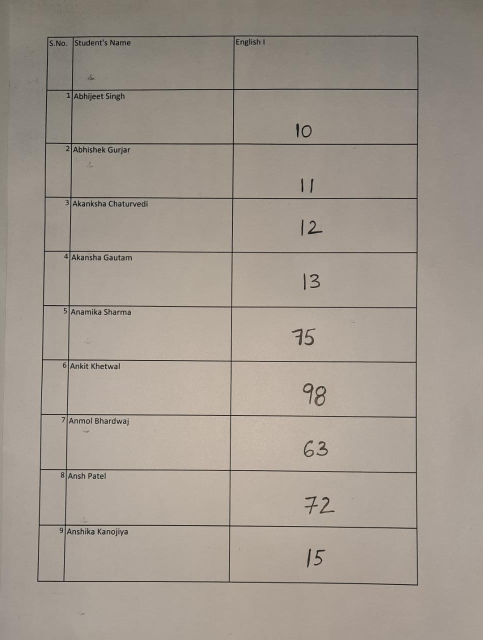
#> input picture division/new.jpeg, 966 x 1280 px, found by its file name (shown at 1/2 size)
$ jupyter execute image_division.ipynb
#> lines starting #> are read from the running program, lines starting #| are printed output that depends on the picture; after the words box and inside, x2 and y2 are one past the last pixel; in counts of white or black regions, pixels touching at a corner belong together
[cell 1]
from PIL import Image
from pylab import *
import PIL.ImageOps
from PIL import Image

[cell 2]
full=Image.open('new.jpeg')
#> full is the input picture: PIL image 966x1280 RGB; mean R, G, B 161.6, 152.2, 142
full = full.resize((750,1000))
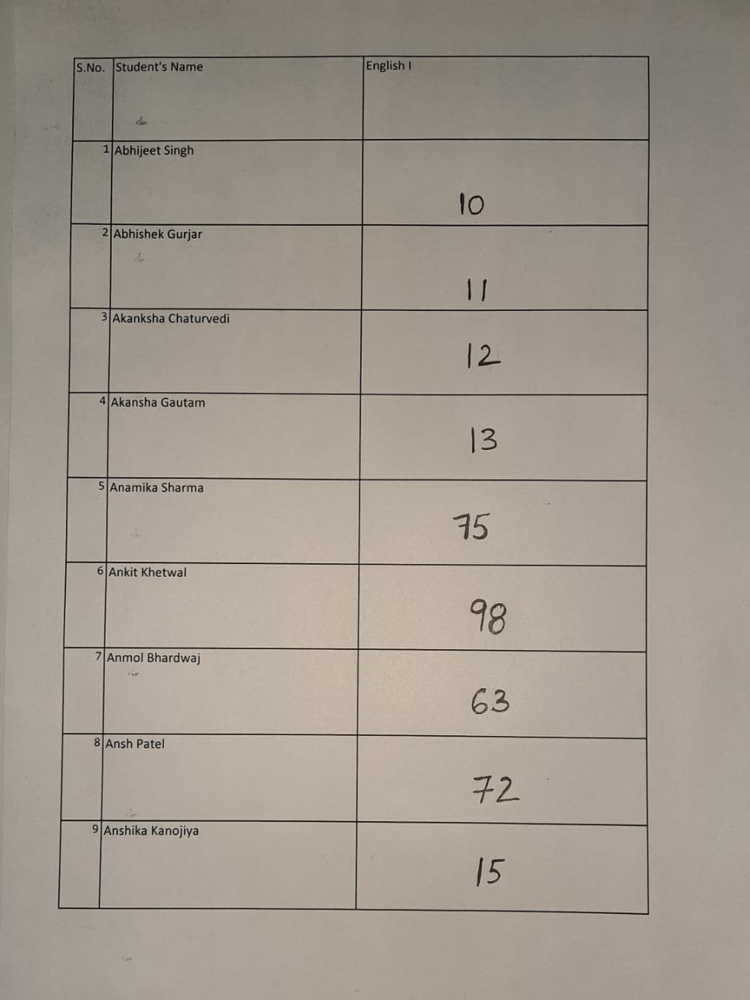
#> full: PIL image 750x1000 RGB; mean R, G, B 161.6, 152.2, 142
full.size
full=array(full)
# print(full)
# print(img.shape)
# print(full.size)
print(full.size) #750,1000
#| 2250000
if(full.size>=750000):
  full=full[0:1000,0:750,0:1]
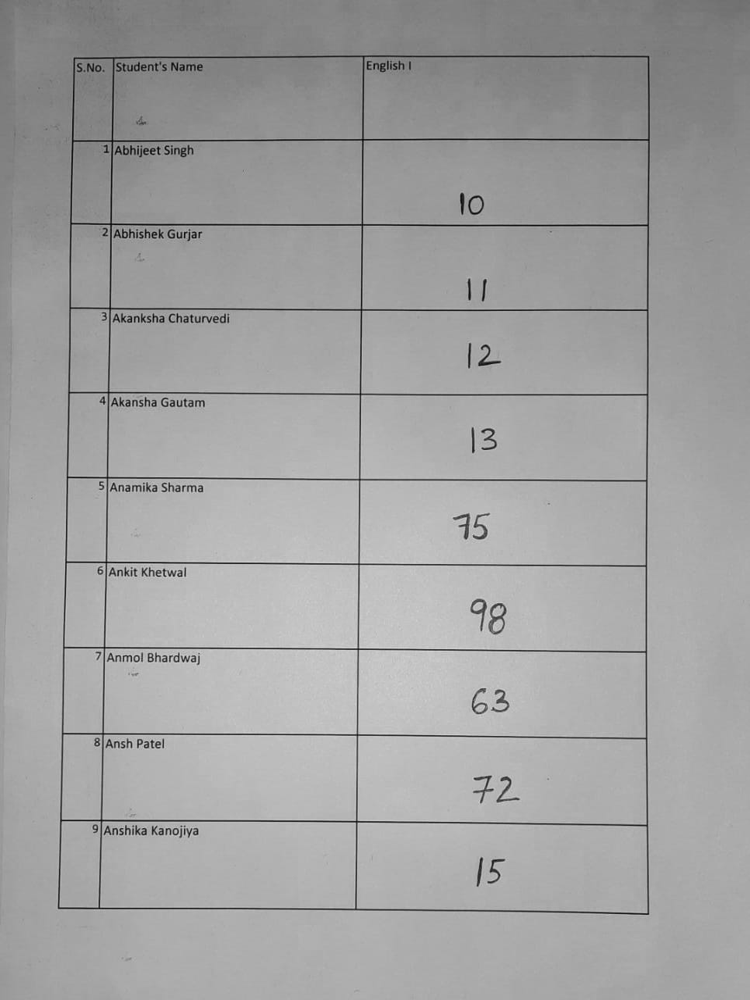
#> full: shape (1000, 750, 1); min 4, max 218, mean 161.6
print(full.shape)
#| (1000, 750, 1)
print(full.size)
#| 750000
full=full.reshape((-1,750000))
full=(full-np.min(full))
full=full/np.max(full)
full=full*255
full=np.where(full<100, 0, full)
full=np.where(full>=100, 255, full)
pixels=full.reshape((1000,750))
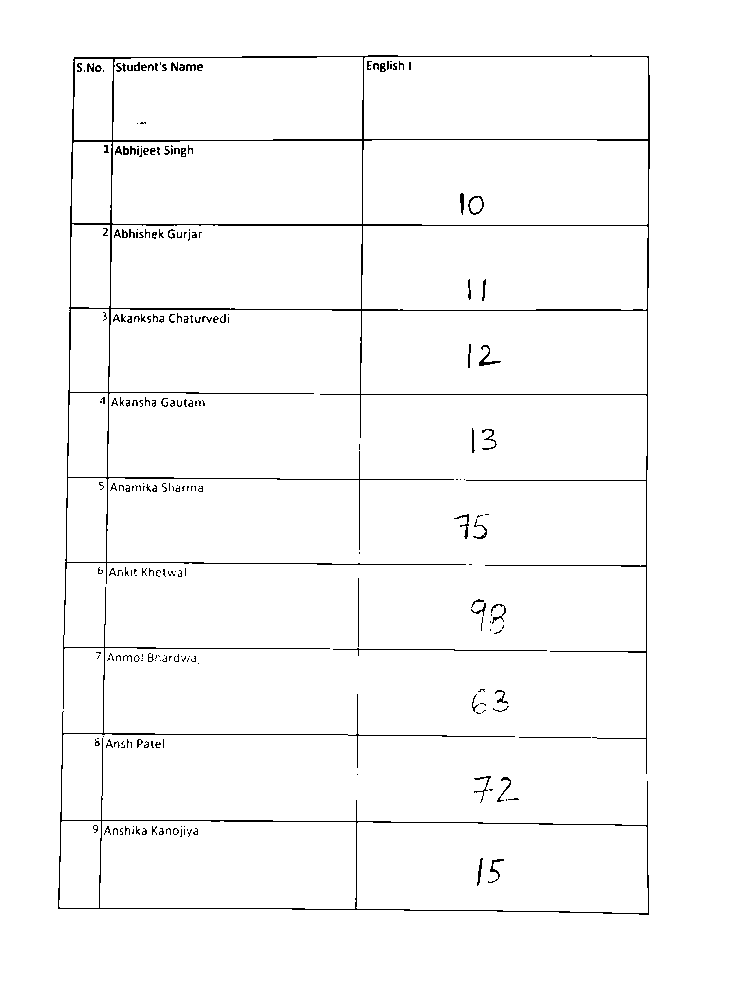
#> pixels: shape (1000, 750) float64; 97.9% white; black in thin lines or dots, all inside (x1, y1, x2, y2) = (58, 55, 650, 915)
plt.imshow(pixels)
plt.show()
print(pixels.shape)
#| (1000, 750)
pixels2=pixels

[cell 3]
###########-------- Removing top, bottom, left and right white spaces from photograph ------------#############
pixels=pixels2
row_sums = pixels.sum(axis=1)
#> row_sums = 1000 values, max 191250 at index 0, min 71400 at index 225, mean 187175.9
column_sums = pixels.sum(axis=0)
#> column_sums = 750 values, max 255000 at index 0, min 166260 at index 647, mean 249567.8
# print(pixels.shape)
while average(pixels[0])>240:
  pixels = np.delete(pixels, 0, 0) #delete top white space
#> this loop made 56 passes
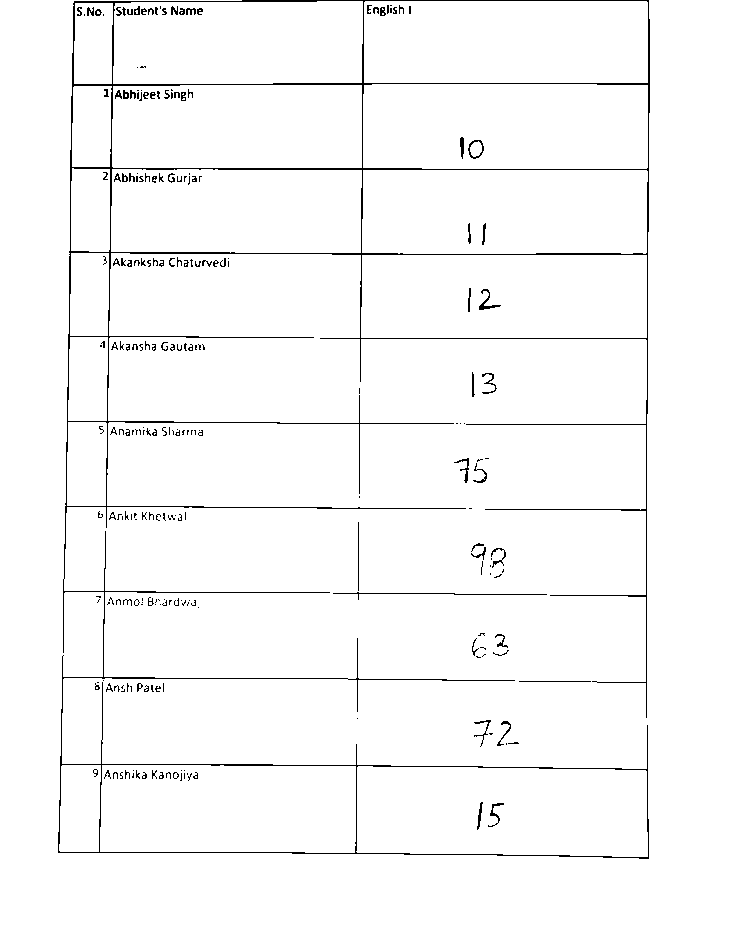
#> pixels: shape (944, 750) float64; 97.7% white; black in thin lines or dots, all inside (x1, y1, x2, y2) = (58, 0, 650, 859)
while average(pixels[pixels.shape[0]-1])>240:
  pixels = np.delete(pixels, pixels.shape[0]-1, 0) #delete bottom white space
#> this loop made 86 passes
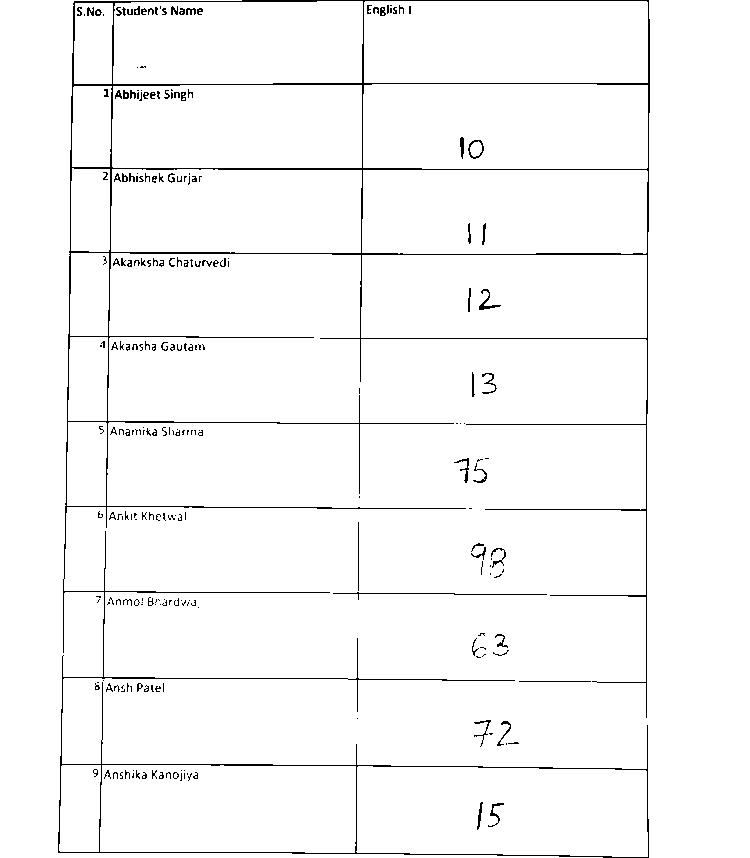
#> pixels: shape (858, 750) float64; 97.5% white; black in thin lines or dots, all inside (x1, y1, x2, y2) = (58, 0, 650, 858)
# print(pixels.shape)

start=0
while column_sums[start]>=column_sums[0]:
  start=start+1
#> this loop made 58 passes
#> after the loop, start = 58
pixels=pixels[:,start:] #delete left whitespaces
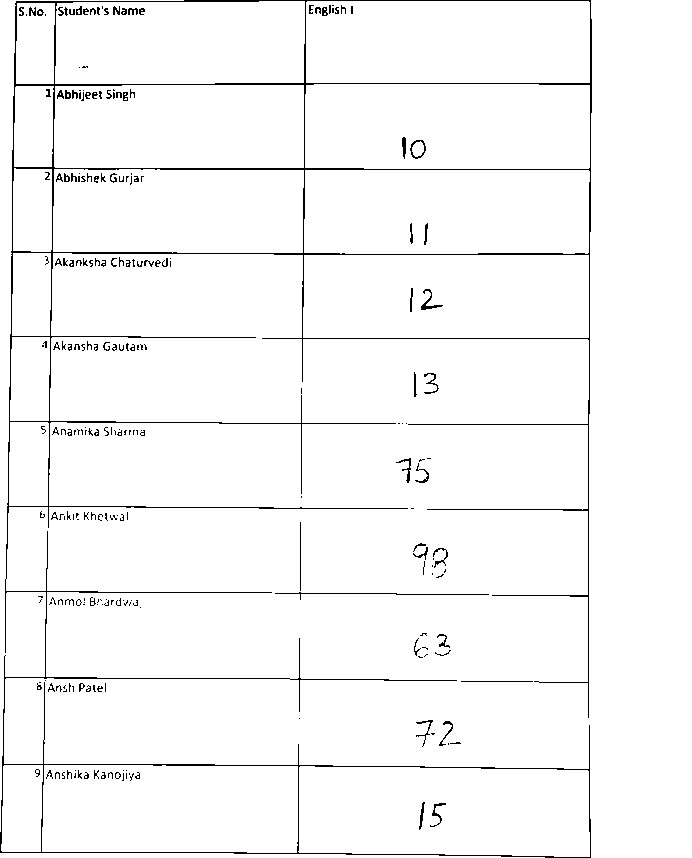
#> pixels: shape (858, 692) float64; 97.3% white; black in thin lines or dots, all inside (x1, y1, x2, y2) = (0, 0, 592, 858)
column_sums = pixels.sum(axis=0)
#> column_sums = 692 values, max 218790 at index 592, min 130305 at index 589, mean 212918

start=pixels.shape[1]-1
#> start = 691
while column_sums[start]>=column_sums[0]:
  start=start-1
#> this loop made 100 passes
#> start on passes 1 to 12: 690, 689, 688, 687, 686, 685, 684, 683, 682, 681, 680, 679
#> after the loop, start = 591
pixels=pixels[:,0:start] #delete right whitespaces
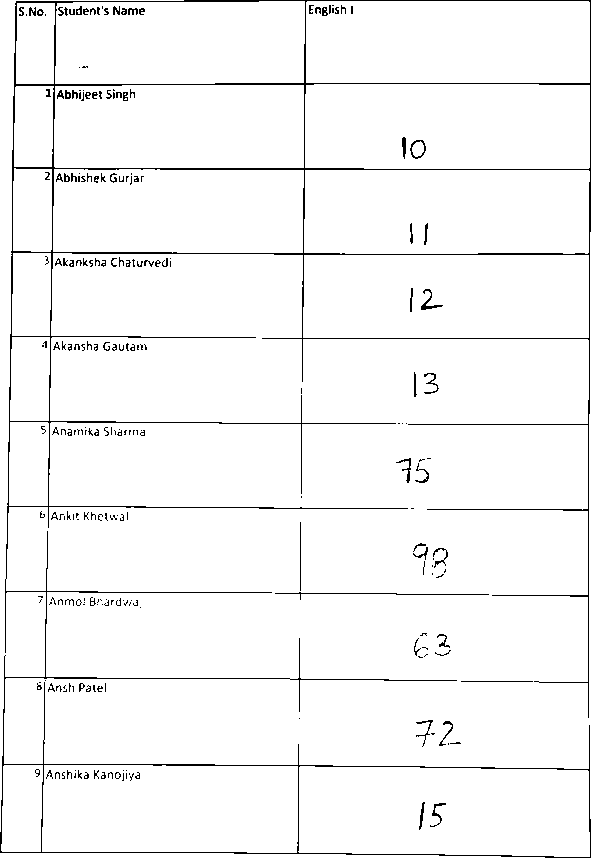
#> pixels: shape (858, 591) float64; 96.9% white; black in thin lines or dots

# print(pixels[0])
plt.imshow(pixels)
plt.show()
# print(pixels[0])

data = Image.fromarray(pixels)
#> data: PIL image 591x858 F; 96.9% white; black in thin lines or dots
data = data.convert("L")
#> data: PIL image 591x858 L; 96.9% white; black in thin lines or dots

# print(type(data))
# data.save('test.jpg')
# print(pixels[0])

[cell 4]
im=data
no_of_entries = 10
l = []
for i in range(0, no_of_entries):
  width, height = im.size
  fiveper = height*9//(no_of_entries*100)
  fiftper = width*15/200
  left = (width/2)+fiftper
  right = width-fiftper
  top = i*int(height//no_of_entries)+fiveper
  bottom = int(height//no_of_entries)*(i+1)-fiveper
  # print(bottom)
  im1 = im.crop((left, top, right, bottom))
  # imhk = im1.save("testcrop.jpg")
  l.append(im1)
#> this loop made 10 passes
#> pass 1, `im1 = im.crop((left, top, right, bottom))`:
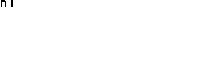
#> im1: PIL image 207x71 L; 99.8% white; black in thin lines or dots, all inside (x1, y1, x2, y2) = (1, 0, 13, 7)
#> pass 3, `im1 = im.crop((left, top, right, bottom))`:
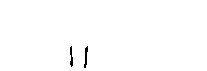
#> im1: PIL image 207x71 L; 99.4% white; black in thin lines or dots, all inside (x1, y1, x2, y2) = (70, 46, 88, 68)
#> after the loop, l = 10 items
# # To save the list of cropped images
x="1"
for i in l:
  ikj=i.save(x+".jpg");
  x=x+"1"
#> this loop made 10 passes
#> x on passes 1 to 10: '11', '111', '1111', '11111', '111111', '1111111', '11111111', '111111111', '1111111111', '11111111111'

$ run again, with division/cut.jpeg copied over division/new.jpeg
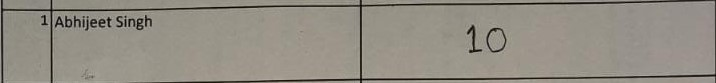
#> input picture division/cut.jpeg, 716 x 83 px, found by its file name
#> full is the input picture: PIL image 716x83 RGB; mean R, G, B 146.3, 141.4, 131.2
#| 2250000
#| (1000, 750, 1)
#| 750000
#> `pixels=full.reshape((1000,750))`:
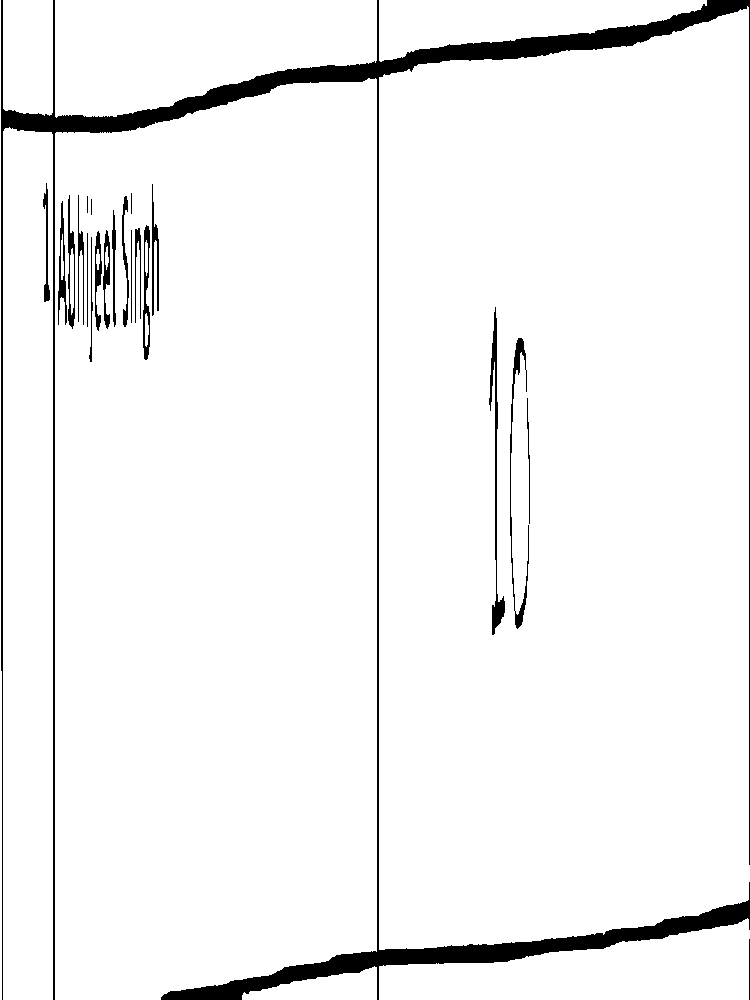
#> pixels: shape (1000, 750) float64; 95.4% white; 22 black regions (2 under 20 px), largest, box (x1, y1, x2, y2) and area: (1, 0, 750, 1000) 27980, (489, 307, 505, 635) 1093, (510, 338, 529, 629) 879
#| (1000, 750)
#> row_sums = 1000 values, max 189975 at index 865, min 138210 at index 949, mean 182435.9
#> `column_sums = pixels.sum(axis=0)`: column_sums = 750 values, max 255000 at index 0, min 0 at index 2, mean 243247.9
#> the loop `while column_sums[start]>=column_sums[0]:` made 1 pass
#> start on pass 1: 1
#> after the loop `while column_sums[start]>=column_sums[0]:`: start = 1
#> `column_sums = pixels.sum(axis=0)`: column_sums = 749 values, max 251430 at index 55, min 0 at index 1, mean 243232.2
#> after the loop `while column_sums[start]>=column_sums[0]:`: start = 748
#> the loop `for i in range(0, no_of_entries):` made 10 passes
#> pass 1, `im1 = im.crop((left, top, right, bottom))`:
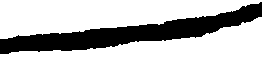
#> im1: PIL image 262x82 L; 79.1% white; 1 black region, box (x1, y1, x2, y2) and area: (0, 2, 262, 54) 4496
#> after the loop `for i in range(0, no_of_entries):`: l = 10 items
#> the loop `for i in l:` made 10 passes
#> x on passes 1 to 8: '11', '111', '1111', '11111', '111111', '1111111', '11111111', '111111111'
